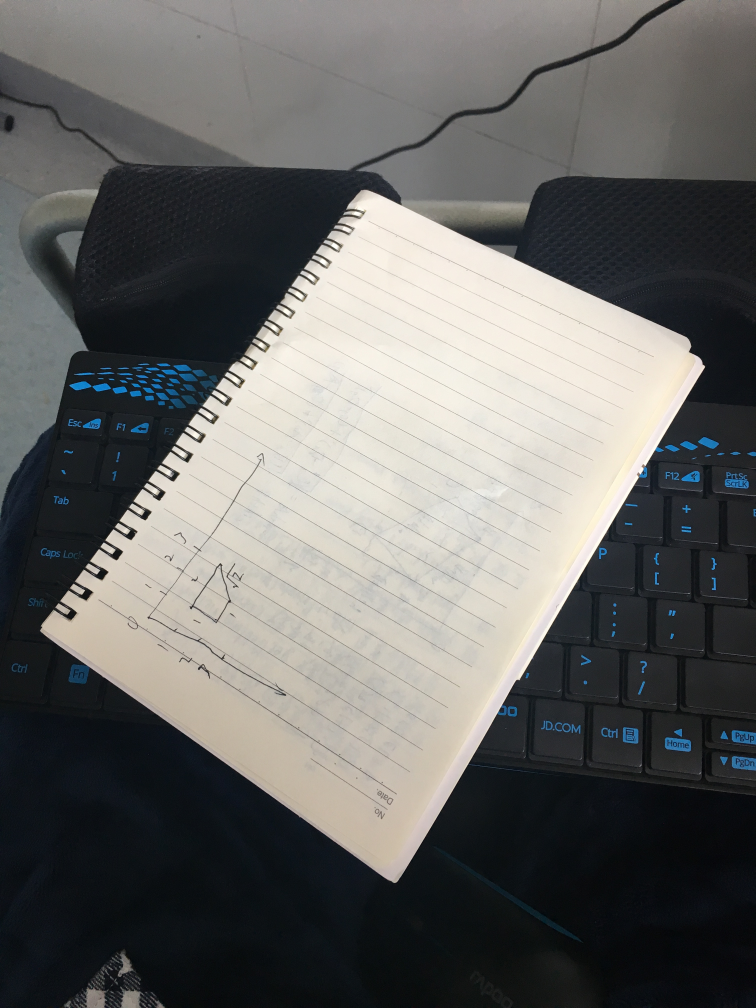
#> input picture IMG_1793.JPG, 3024 x 4032 px (shown at 1/4 size)
$ python scan.py --image IMG_1793.JPG   (older library calls are emulated)
#> lines starting #> are read from the running program, lines starting #| are printed output that depends on the picture; after the words box and inside, x2 and y2 are one past the last pixel; in counts of white or black regions, pixels touching at a corner belong together
### tools/imutils.py
# Import the necessary packages
import numpy as np
import cv2

# [23 lines left out: functions translate, rotate, not called in this run]

def resize(image, width = None, height = None, inter = cv2.INTER_AREA):
	# initialize the dimensions of the image to be resized and
	# grab the image size
	dim = None
	(h, w) = image.shape[:2]

	# if both the width and height are None, then return the
	# original image
	if width is None and height is None:
		return image

	# check to see if the width is None
	if width is None:
		# calculate the ratio of the height and construct the
		# dimensions
		r = height / float(h)
		dim = (int(w * r), height)

	# otherwise, the height is None
	else:
		# calculate the ratio of the width and construct the
		# dimensions
		r = width / float(w)
		dim = (width, int(h * r))

	# resize the image
	resized = cv2.resize(image, dim, interpolation = inter)

	# return the resized image
	return resized

### tools/transform.py
import numpy as np
import cv2

def order_points(pts):
	rect = np.zeros((4, 2), dtype = "float32")

	s = pts.sum(axis = 1)
	rect[0] = pts[np.argmin(s)]
	#print(np.argmin(s))
	rect[2] = pts[np.argmax(s)]
	#print(np.argmax(s))

	diff = np.diff(pts, axis = 1)
	rect[1] = pts[np.argmin(diff)]
	rect[3] = pts[np.argmax(diff)]

	print("pts = "+str(pts))
	print("sum = "+str(s))
	print("diff = "+str(diff))
	print("rect = "+str(rect))
	return rect

def four_point_transform(image, pts):
	rect = order_points(pts)
	(tl, tr, br, bl) = rect

	widthA = np.sqrt((tl[0]-tr[0])**2 + (tl[1]-tr[1])**2)
	widthB = np.sqrt((bl[0]-br[0])**2 + (bl[1]-br[1])**2)
	maxWidth = max(int(widthA), int(widthB))
	#print(type(maxWidth))

	heightA = np.sqrt((tl[0]-bl[0])**2 + (tl[1]-bl[1])**2)
	heightB = np.sqrt((tr[0]-br[0])**2 + (tr[1]-br[1])**2)
	maxHeight = max(int(heightA), int(heightB))
	#print(type(maxHeight))

	dst = np.array([
		[0, 0],
		[maxWidth-1, 0],
		[maxWidth-1, maxHeight-1],
		[0, maxHeight-1]], dtype = "float32")
	print("dst = "+str(dst))
	M = cv2.getPerspectiveTransform(rect, dst)
	warp = cv2.warpPerspective(image, M, (maxWidth, maxHeight))

	return warp

### scan.py
from tools import imutils
from tools.transform import four_point_transform
import numpy as np
import argparse
import cv2

ap = argparse.ArgumentParser()
ap.add_argument("-i", "--image", required = True)
args = vars(ap.parse_args())

#1.图片加载和裁剪
image = cv2.imread(args["image"])
#> image is the input picture: shape (4032, 3024, 3); mean B, G, R 101, 102.9, 102.9
orig = image.copy()
ratio = image.shape[0] / 500.0
#> ratio = 8.06
print(image.shape[0])
#| 4032
image = imutils.resize(image, height = 500)
#> in resize, `resized = cv2.resize(image, dim, interpolation = inter)`:
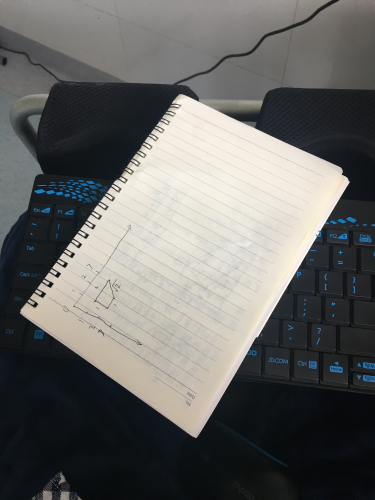
#> resized: shape (500, 375, 3); mean B, G, R 101, 102.9, 102.9
cv2.imshow("image", image)

#2.边缘识别
gray = cv2.cvtColor(image, cv2.COLOR_BGR2GRAY)
#cv2.imshow("gray", gray)
gray = cv2.GaussianBlur(gray, (5, 5), 0)
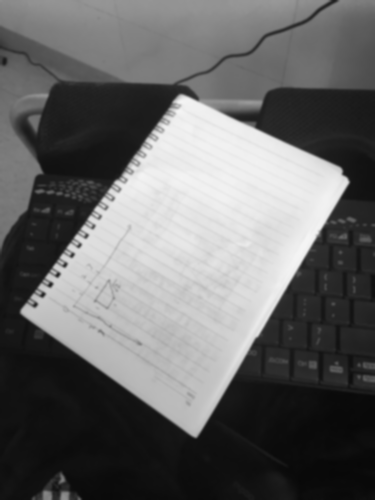
#> gray: shape (500, 375); min 8, max 244, mean 102.7
#cv2.imshow("blur", gray)
edged = cv2.Canny(gray, 75, 100)
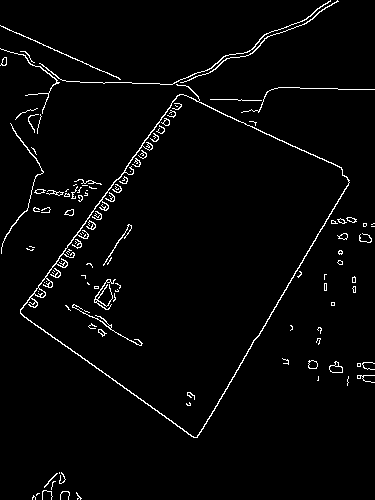
#> edged: shape (500, 375); 2.7% white in thin lines or dots
cv2.imshow("edged", edged)
cv2.waitKey(0)
cv2.destroyAllWindows()

(_, cnts, _) = cv2.findContours(edged.copy(), cv2.RETR_LIST, cv2.CHAIN_APPROX_SIMPLE)
#> cnts = 152 contours, 119 with area under 20; largest, box (x1, y1, x2, y2) and area: (20, 84, 350, 438) 59226, (20, 94, 350, 438) 58552, (329, 361, 343, 373) 94, (329, 365, 343, 373) 74, (39, 0, 331, 85) 72
'''
key：用列表元素的某个属性或函数进行作为关键字，有默认值，迭代集合中的一项,cv2.contoursArea计算轮廓面积;
reverse：排序规则. reverse = True  降序 或者 reverse = False 升序，有默认值。
返回值：是一个经过排序的可迭代类型，与iterable一样。
'''
cnts = sorted(cnts, key = cv2.contourArea, reverse = True)[:5]
#> cnts = 5 contours; box (x1, y1, x2, y2) and area: (20, 84, 350, 438) 59226, (20, 94, 350, 438) 58552, (329, 361, 343, 373) 94, (329, 365, 343, 373) 74, (39, 0, 331, 85) 72
print(type(cnts))
#| <class 'list'>

for c in cnts:
	#计算轮廓周长,True表示轮廓封闭
	peri = cv2.arcLength(c, True)
	#对轮廓进行多边形拟合, True表示拟合的轮廓封闭
	approx = cv2.approxPolyDP(c, 0.02 * peri, True)
	print("peri = %s" % peri)
	print("approx = %s" % approx)

	if len(approx) == 4:
		screenCnt = approx
		print("screenCnt = %s" % screenCnt)
		print(type(screenCnt))
		break
#> this loop made 2 passes
#> (peri, screenCnt) on pass 2: (1477.7, [[180, 94], [349, 182], [196, 437], [20, 312]])
#> peri on pass 1: 1111.1
#> (printed output is left out)

cv2.drawContours(image, [screenCnt], -1, (0, 255, 0), 2)
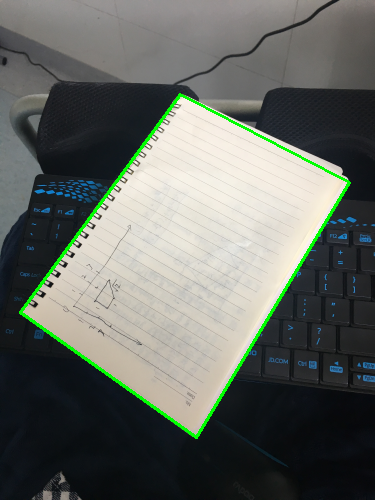
#> image: shape (500, 375, 3); 1.64% of pixels changed, all inside (x1, y1, x2, y2) = (19, 93, 351, 439)
cv2.imshow("Outline", image)
cv2.waitKey(0)
cv2.destroyAllWindows()

warped = four_point_transform(orig, screenCnt.reshape(4, 2) * ratio)
#> in order_points, `s = pts.sum(axis = 1)`: s = [2209.5, 4282, 5104.5, 2677.2]
#> in order_points, `diff = np.diff(pts, axis = 1)`: diff = [-693.5, -1346.7, 1943.4, 2354.7]
#| pts = [[1451.52   758.016]
#|  [2814.336 1467.648]
#|  [1580.544 3523.968]
#|  [ 161.28  2515.968]]
#| sum = [2209.536 4281.984 5104.512 2677.248]
#| diff = [[ -693.504]
#|  [-1346.688]
#|  [ 1943.424]
#|  [ 2354.688]]
#> in four_point_transform, `rect = order_points(pts)`: rect = [[1451.5, 758], [2814.3, 1467.6], [1580.5, 3524], [161.3, 2516]]
#> in four_point_transform, `(tl, tr, br, bl) = rect`: tl = [1451.5, 758]; tr = [2814.3, 1467.6]; br = [1580.5, 3524]; bl = [161.3, 2516]
#> in four_point_transform, `widthA = np.sqrt((tl[0]-tr[0])**2 + (tl[1]-tr[1])**2)`: widthA = 1536.5
#> in four_point_transform, `widthB = np.sqrt((bl[0]-br[0])**2 + (bl[1]-br[1])**2)`: widthB = 1740.8
#> in four_point_transform, `maxWidth = max(int(widthA), int(widthB))`: maxWidth = 1740
#> in four_point_transform, `heightA = np.sqrt((tl[0]-bl[0])**2 + (tl[1]-bl[1])**2)`: heightA = 2180.6
#> in four_point_transform, `heightB = np.sqrt((tr[0]-br[0])**2 + (tr[1]-br[1])**2)`: heightB = 2398.1
#> in four_point_transform, `maxHeight = max(int(heightA), int(heightB))`: maxHeight = 2398
#> in four_point_transform, `dst = np.array([ [0, 0], [maxWidth-1, 0], [maxWidth-1, maxHeight-1], [..`: dst = [[0, 0], [1739, 0], [1739, 2397], [0, 2397]]
#| dst = [[   0.    0.]
#|  [1739.    0.]
#|  [1739. 2397.]
#|  [   0. 2397.]]
#> in four_point_transform, `M = cv2.getPerspectiveTransform(rect, dst)`: M = [[1.13, 0.828, -2266.3], [-0.648, 1.24, -2.73], [2.57e-05, 0.000102, 1]]
#> in four_point_transform, `warp = cv2.warpPerspective(image, M, (maxWidth, maxHeight))`:
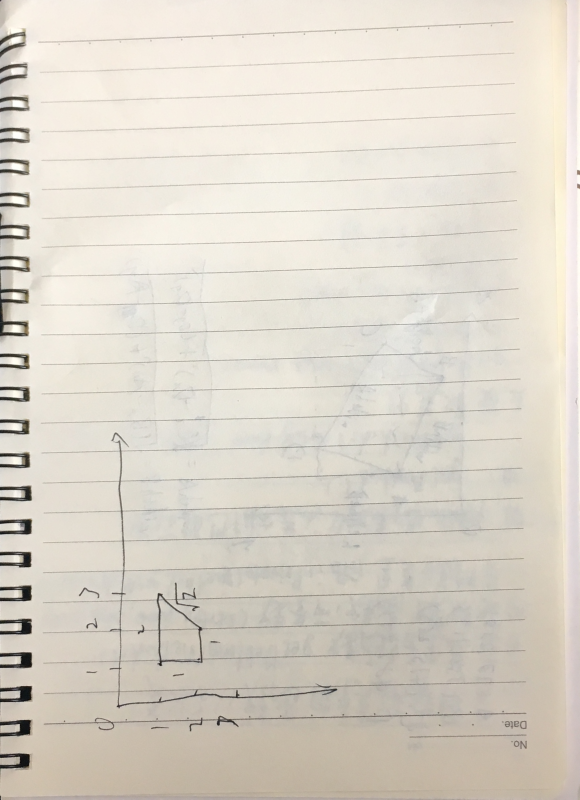
#> warp: shape (2398, 1740, 3) (shown at 1/3 size); mean B, G, R 202.4, 213.5, 219.8
#cv2.imshow("warped", warped)
cv2.imshow("orig", imutils.resize(orig, height = 500))
cv2.imshow("Scaned", imutils.resize(warped, height = 500))
#> call 3 of resize, with height = 500, inter = 3
#> in resize (call 3), `resized = cv2.resize(image, dim, interpolation = inter)`:
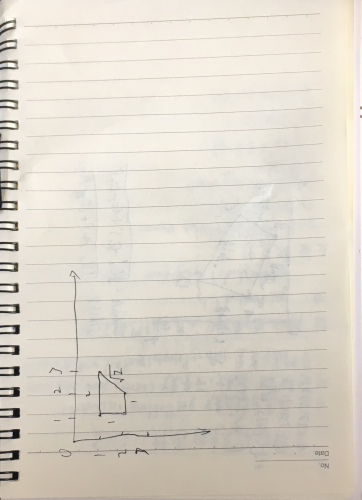
#> resized: shape (500, 362, 3); mean B, G, R 202.4, 213.5, 219.8
cv2.waitKey(0)

$ run again, on page.jpg
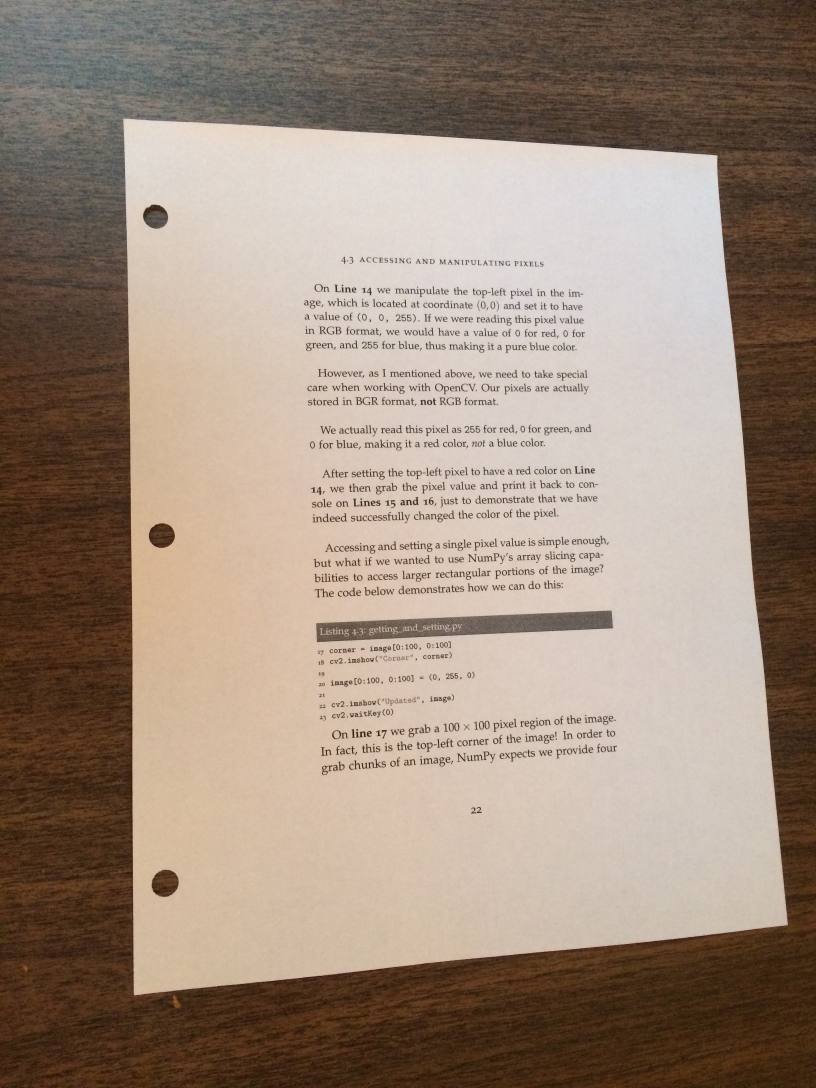
#> input picture page.jpg, 2448 x 3264 px (shown at 1/3 size)
#> image is the input picture: shape (3264, 2448, 3); mean B, G, R 123.7, 138.6, 156.7
#| 3264
#> `edged = cv2.Canny(gray, 75, 100)`:
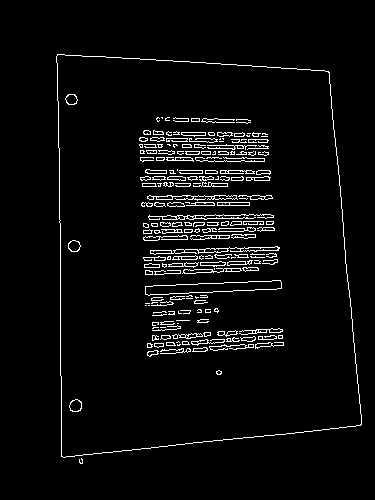
#> edged: shape (500, 375); 4.3% white in thin lines or dots, all inside (x1, y1, x2, y2) = (56, 54, 362, 464)
#> `(_, cnts, _) = cv2.findContours(edged.copy(), cv2.RETR_LIST, cv2.CHAIN..`: cnts = 328 contours, 168 with area under 20; largest, box (x1, y1, x2, y2) and area: (56, 54, 362, 458) 108281, (56, 54, 362, 458) 108277, (145, 280, 282, 296) 1154, (145, 280, 282, 296) 1152, (150, 246, 280, 255) 324
#> `cnts = sorted(cnts, key = cv2.contourArea, reverse = True)[:5]`: cnts = 5 contours; box (x1, y1, x2, y2) and area: (56, 54, 362, 458) 108281, (56, 54, 362, 458) 108277, (145, 280, 282, 296) 1154, (145, 280, 282, 296) 1152, (150, 246, 280, 255) 324
#| <class 'list'>
#> the loop `for c in cnts:` made 1 pass
#> (peri, screenCnt) on pass 1: (1364.1, [[57, 54], [61, 456], [360, 425], [329, 72]])
#> (printed output is left out)
#> image: shape (500, 375, 3)
#> s = [724.6, 3375, 5124.5, 2617.7]
#> diff = [-19.58, 2578.6, 424.3, -1677.7]
#| pts = [[ 372.096  352.512]
#|  [ 398.208 2976.768]
#|  [2350.08  2774.4  ]
#|  [2147.712  470.016]]
#| sum = [ 724.608 3374.976 5124.48  2617.728]
#| diff = [[  -19.584]
#|  [ 2578.56 ]
#|  [  424.32 ]
#|  [-1677.696]]
#> rect = [[372.1, 352.5], [2147.7, 470], [2350.1, 2774.4], [398.2, 2976.8]]
#> tl = [372.1, 352.5]; tr = [2147.7, 470]; br = [2350.1, 2774.4]; bl = [398.2, 2976.8]
#> widthA = 1779.5
#> widthB = 1962.3
#> maxWidth = 1962
#> heightA = 2624.4
#> heightB = 2313.3
#> maxHeight = 2624
#> dst = [[0, 0], [1961, 0], [1961, 2623], [0, 2623]]
#| dst = [[   0.    0.]
#|  [1961.    0.]
#|  [1961. 2623.]
#|  [   0. 2623.]]
#> M = [[0.969, -0.00964, -357.2], [-0.0732, 1.11, -362.5], [-6.7e-05, 4.44e-05, 1]]
#> in resize (call 3), `resized = cv2.resize(image, dim, interpolation = inter)`:
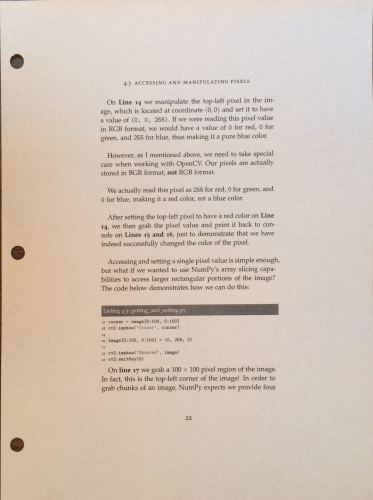
#> resized: shape (500, 373, 3); mean B, G, R 183.8, 196.5, 211.6
